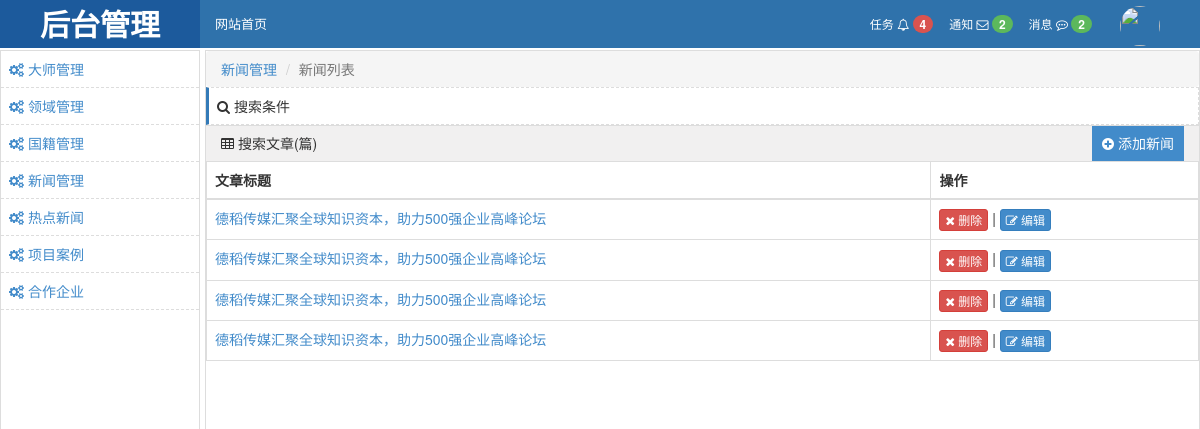
The page /backend/hotnews.html/ (signed in) on the database its author committed.
### web/models.py (models this page shows, shortened)
class HotNews(models.Model):
    thumbnails = models.ImageField()
    new = models.ForeignKey('News')

class News(models.Model):
    title = models.CharField(max_length=256)
    thumbnails = models.ImageField(upload_to='img')
    time = models.DateTimeField(auto_now_add=True)
    about = models.ManyToManyField("Master", blank=True, null=True)
    content = models.CharField(max_length=10000)

### background/views.py (the view)
@login_required
def hotnews(request):
    data = models.HotNews.objects.all()
    path = 'background/include/hotnews.html'
    return render(request, 'background/hotnews.html', {'data': data, 'path': path})

### templates/background/hotnews.html (shortened to what this page needs)
{% extends 'background/backend_layout.html' %}
{% load search %}
{% block conent %}
    <ol class="breadcrumb" style="margin-bottom: 0;">
        <li><a href="#">新闻管理</a></li>
        <li class="active">新闻列表</li>
    </ol>
    <div>
        <div style="border: 1px dashed #dddddd;padding: 8px;border-left: 3px solid #337ab7;">
            <i class="fa fa-search" aria-hidden="true"></i> 搜索条件
        </div>
        <div class="clearfix"
             style="height: 36px;line-height: 35px;padding: 0 15px;border-top: 1px solid #dddddd;background-color: #f1f0f0">
            <i class="fa fa-table" aria-hidden="true"></i>
            搜索文章(篇)
            <a target="_self" href="/backend/add-hotnews.html/" class="right"
               style="display: inline-block;padding:0 10px;background-color: #428bca;color: #ffffff;">
                <i class="fa fa-plus-circle" aria-hidden="true"></i>
                添加新闻
            </a>
        </div>
        <table class="table table-bordered">
            <thead>
            <tr>
                <th>文章标题</th>
                <th>操作</th>
            </tr>
            </thead>
            <tbody>
            {% include path %}
            </tbody>
        </table>
        <div class="clearfix">
        </div>
    </div>
{% endblock %}

### templates/background/include/hotnews.html
{% for row in data %}
    <tr nid="{{ row.id }}">
        <td><a href="/backend/edit-field-{{ row.id }}.html">{{ row.new.title }}</a></td>
        <td>
            <a class="btn btn-danger btn-xs">
                <i class="fa fa-times" aria-hidden="true"></i>
                删除
            </a>
            |
            <a class="btn btn-primary btn-xs" href="/backend/edit-field-{{ row.id }}.html">
                <i class="fa fa-pencil-square-o" aria-hidden="true"></i>
                编辑
            </a>
        </td>
    </tr>
{% endfor %}

### static/backend/css/commons.css (style rules this page uses)
.right { float: right; }

### rows shown on the page
HotNews: new "德稻传媒汇聚全球知识资本，助力500强企业高峰论坛"
HotNews: new "德稻传媒汇聚全球知识资本，助力500强企业高峰论坛"
HotNews: new "德稻传媒汇聚全球知识资本，助力500强企业高峰论坛"
HotNews: new "德稻传媒汇聚全球知识资本，助力500强企业高峰论坛"
